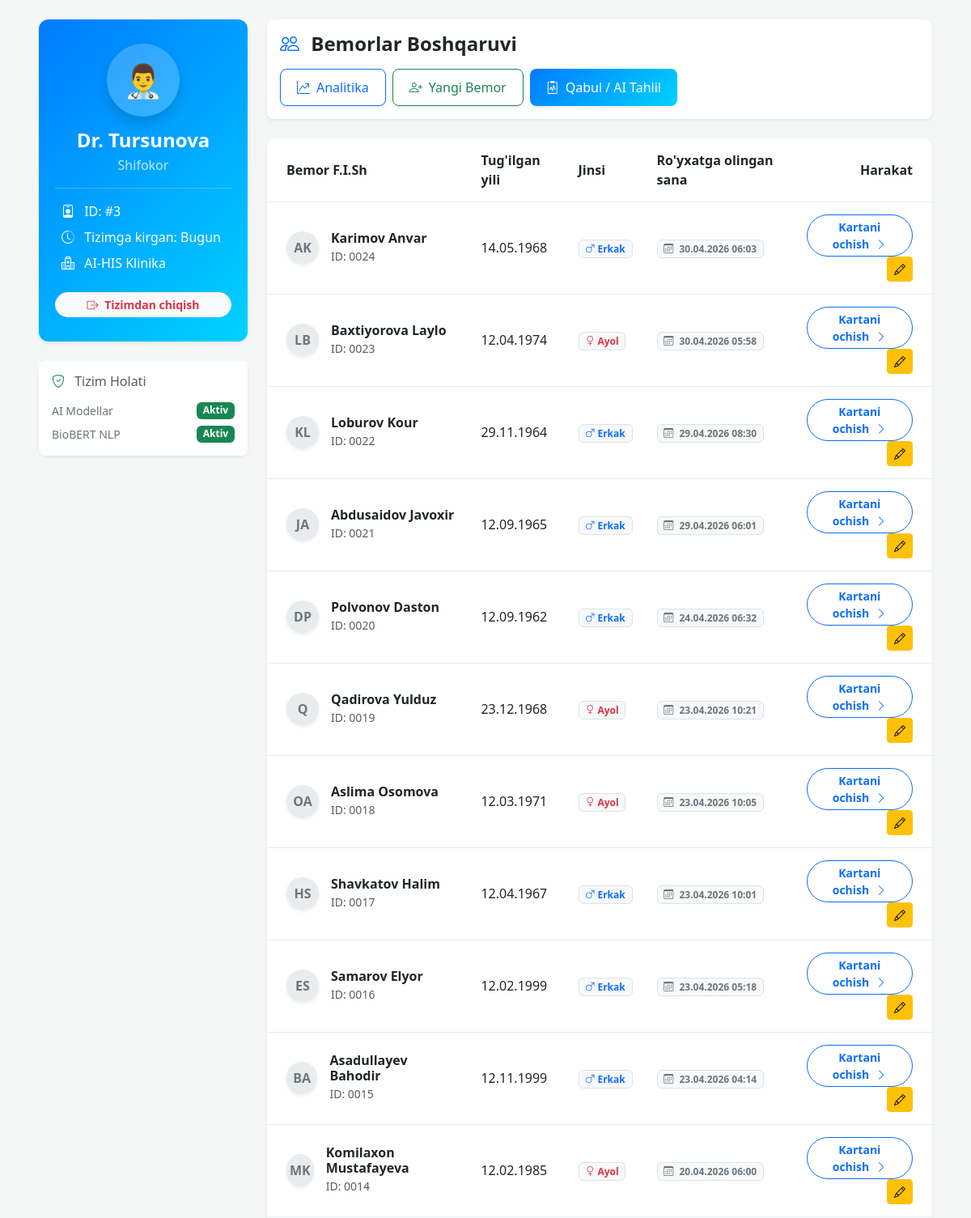
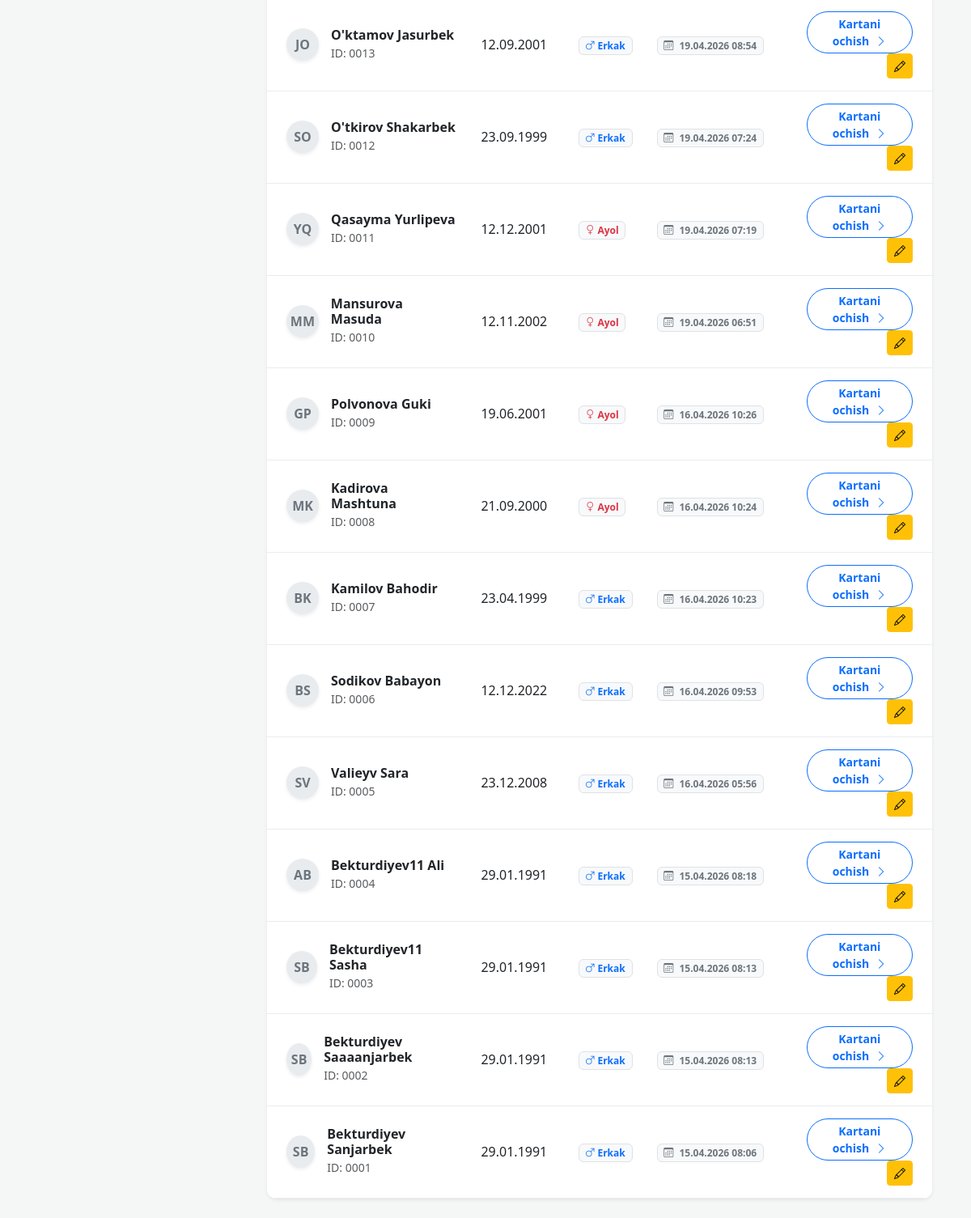
The app's page /api/v1/ehr/web/dashboard/ (signed in) with its own data (2 pictures, top to bottom).
### patients/models.py (models this page shows, shortened)
class Patient(models.Model):
    GENDER_CHOICES = (
        ('Erkak', 'Erkak'),
        ('Ayol', 'Ayol'),
    )
    user = models.OneToOneField(User, on_delete=models.SET_NULL, null=True, blank=True, verbose_name="Tizimga kirish akkaunti")
    first_name = models.CharField(max_length=50, verbose_name="Ismi")
    last_name = models.CharField(max_length=50, verbose_name="Familiyasi")
    patronymic = models.CharField(max_length=50, blank=True, null=True, verbose_name="Otasining ismi")
    gender = models.CharField(max_length=10, choices=GENDER_CHOICES, default='Erkak', verbose_name="Jinsi")
    date_of_birth = models.DateField(verbose_name="Tug'ilgan sanasi")
    created_at = models.DateTimeField(auto_now_add=True)

### patients/views.py (the view)
# urls.py: path('web/dashboard/', patient_list_view, name='patient_list'),
@login_required
def patient_list_view(request):
    role = get_user_role(request.user)
    if role in ['Super Admin', 'Moderator', 'Shifokor', 'Hamshira']:
        patients = Patient.objects.all().order_by('-created_at')
    elif role == 'Bemor':
        patients = Patient.objects.filter(user=request.user)
    else:
        patients = Patient.objects.none()
    return render(request, 'patients/patient_list.html', {'patients': patients, 'user_role': role})

### patients/views.py (called while the page is built)
def get_user_role(user):
    if user.is_superuser:
        return 'Super Admin'
    if user.groups.exists():
        return user.groups.first().name
    return 'Bemor'

### patients/templates/patients/patient_list.html (shortened to what this page needs)
<!DOCTYPE html>
<html lang="uz">
<head>
    <link href="https://cdn.jsdelivr.net/npm/bootstrap@5.3.0/dist/css/bootstrap.min.css" rel="stylesheet">
    <link rel="stylesheet" href="https://cdn.jsdelivr.net/npm/bootstrap-icons@1.10.5/font/bootstrap-icons.css">
</head>
<body>
<div class="container-fluid py-4 px-lg-5">
    <div class="row g-4">
        <div class="col-lg-3 col-md-4">
            <div class="profile-card shadow-sm mb-4">
                <div class="profile-avatar shadow">
                    {% if user_role == 'Shifokor' %}
                        👨‍⚕️
                    {% elif user_role == 'Hamshira' %}
                        👩‍⚕️
                    {% elif user_role == 'Bemor' %}
                        🧑
                    {% else %}
                        🛡️
                    {% endif %}
                </div>
                <h4 class="mb-1 fw-bold">
                    {% if user_role == 'Shifokor' %}Dr. {% endif %}{{ request.user.first_name|default:request.user.username }}
                </h4>
                <p class="mb-3 opacity-75">{{ user_role }}</p>
                <hr class="border-light opacity-25">
                <ul class="list-unstyled text-start mb-4 px-2">
                    <li class="mb-2"><i class="bi bi-person-badge me-2"></i> ID: #{{ request.user.id }}</li>
                    <li class="mb-2"><i class="bi bi-clock-history me-2"></i> Tizimga kirgan: Bugun</li>
                    <li><i class="bi bi-hospital me-2"></i> AI-HIS Klinika</li>
                </ul>
                <form action="{% url 'logout' %}" method="post">
                    <button type="submit" class="btn btn-light text-danger btn-sm w-100 rounded-pill fw-bold">
                        <i class="bi bi-box-arrow-right me-1"></i> Tizimdan chiqish
                    </button>
                </form>
            </div>
            <div class="card shadow-sm border-0">
                <div class="card-body bg-white rounded-3">
                    <h6 class="text-muted mb-3"><i class="bi bi-shield-check text-success me-2"></i> Tizim Holati</h6>
                    <div class="d-flex justify-content-between align-items-center mb-2">
                        <span class="small text-secondary">AI Modellar</span>
                        <span class="badge bg-success">Aktiv</span>
                    </div>
                    <div class="d-flex justify-content-between align-items-center">
                        <span class="small text-secondary">BioBERT NLP</span>
                        <span class="badge bg-success">Aktiv</span>
                    </div>
                </div>
            </div>
        </div>
        <div class="col-lg-9 col-md-8">
            <div class="d-flex flex-wrap gap-3 mb-4 p-3 bg-white rounded-3 shadow-sm align-items-center justify-content-between">
                <h4 class="m-0 text-dark fw-bold"><i class="bi bi-people text-primary me-2"></i> Bemorlar Boshqaruvi</h4>
                <div class="d-flex gap-2">
                    {% if user_role in 'Super Admin, Moderator, Shifokor, Bemor' %}
                    <a href="{% url 'dashboard' %}" class="btn btn-outline-primary btn-custom shadow-sm">
                        <i class="bi bi-graph-up-arrow"></i>
                        {% if user_role == 'Bemor' %}Shaxsiy Salomatlik{% else %}Analitika{% endif %}
                    </a>
                    {% endif %}
                    {% if user_role in 'Super Admin, Moderator, Shifokor, Hamshira' %}
                    <a href="{% url 'patient_create' %}" class="btn btn-outline-success btn-custom shadow-sm">
                        <i class="bi bi-person-plus"></i> Yangi Bemor
                    </a>
                    {% endif %}
                    {% if user_role in 'Super Admin, Shifokor' %}
                    <a href="{% url 'visit_create' %}" class="btn btn-primary btn-custom shadow-sm" style="background: linear-gradient(135deg, #007bff 0%, #00d2ff 100%); border: none;">
                        <i class="bi bi-clipboard2-pulse"></i> Qabul / AI Tahlil
                    </a>
                    {% endif %}
                </div>
            </div>
            <div class="card shadow-sm border-0">
                <div class="card-body p-0">
                    <div class="table-responsive table-custom m-0">
                        <table class="table mb-0 align-middle">
                            <thead>
                                <tr>
                                    <th class="ps-4">Bemor F.I.Sh</th>
                                    <th>Tug'ilgan yili</th>
                                    <th>Jinsi</th>
                                    <th>Ro'yxatga olingan sana</th>
                                    <th class="text-end pe-4">Harakat</th>
                                </tr>
                            </thead>
                            <tbody>
                                {% for patient in patients %}
                                <tr >
                                    <td class="ps-4">
                                        <div class="d-flex align-items-center">
                                            <div class="patient-avatar shadow-sm">
                                                {{ patient.first_name|first }}{{ patient.last_name|first }}
                                            </div>
                                            <div>
                                                <h6 class="m-0 text-dark fw-bold">{{ patient.last_name }} {{ patient.first_name }}</h6>
                                                <small class="text-muted">ID: {{ patient.id|stringformat:"04d" }}</small>
                                            </div>
                                        </div>
                                    </td>
                                    <td>{{ patient.date_of_birth|date:"d.m.Y" }}</td>
                                    <td>
                                        {% if patient.gender == 'Erkak' %}
                                            <span class="badge bg-light text-primary border"><i class="bi bi-gender-male"></i> Erkak</span>
                                        {% elif patient.gender == 'Ayol' %}
                                            <span class="badge bg-light text-danger border"><i class="bi bi-gender-female"></i> Ayol</span>
                                        {% endif %}
                                    </td>
                                    <td>
                                        <span class="badge bg-light text-secondary border">
                                            <i class="bi bi-calendar3 me-1"></i> {{ patient.created_at|date:"d.m.Y H:i" }}
                                        </span>
                                    </td>
                                    <td class="text-end pe-4">
                                        <a href="{% url 'patient_detail' patient.id %}" class="btn btn-sm btn-outline-primary rounded-pill px-3 fw-bold">
                                            Kartani ochish <i class="bi bi-chevron-right ms-1"></i>
                                        </a>
                                        <a href="{% url 'patient_edit' patient.id %}" class="btn btn-sm btn-warning" title="Tahrirlash">
                                    <i class="bi bi-pencil"></i>
                                </a>
                                    </td>
                                </tr>
                                {% endfor %}
                            </tbody>
                        </table>
                    </div>
                </div>
            </div>
        </div>
    </div>
</div>
</body>
</html>

### patients/templates/patients/patient_list.html (style rules this page uses)
body { background-color: #f4f7f6; font-family: 'Segoe UI', Tahoma, Geneva, Verdana, sans-serif; }
.card { border: none; border-radius: 12px; transition: transform 0.2s, box-shadow 0.2s; }
.profile-card { background: linear-gradient(135deg, #007bff 0%, #00d2ff 100%); color: white; border-radius: 12px; text-align: center; padding: 30px 20px; }
.profile-avatar { width: 90px; height: 90px; background-color: rgba(255,255,255,0.2); border-radius: 50%; display: flex; align-items: center; justify-content: center; font-size: 40px; margin: 0 auto 15px auto; }
.btn-custom { border-radius: 8px; font-weight: 500; padding: 10px 20px; display: inline-flex; align-items: center; gap: 8px; transition: all 0.3s; }
.table-custom { background: white; border-radius: 12px; overflow: hidden; }
.table-custom thead { background-color: #f8f9fa; color: #495057; font-weight: 600; }
.table-custom th, .table-custom td { padding: 15px; vertical-align: middle; border-bottom: 1px solid #e9ecef; }
.patient-avatar { width: 40px; height: 40px; background-color: #e9ecef; border-radius: 50%; display: inline-flex; align-items: center; justify-content: center; font-weight: bold; color: #6c757d; margin-right: 15px; }

### records on screen
Patient: first_name|first "A", last_name|first "K", last_name "Karimov", first_name "Anvar", id "0024", date_of_birth "14.05.1968", gender "Erkak" (drawn), created_at "30.04.2026 06:03"
Patient: first_name|first "L", last_name|first "B", last_name "Baxtiyorova", first_name "Laylo", id "0023", date_of_birth "12.04.1974", gender "Ayol" (drawn), created_at "30.04.2026 05:58"
Patient: first_name|first "K", last_name|first "L", last_name "Loburov", first_name "Kour", id "0022", date_of_birth "29.11.1964", gender "Erkak" (drawn), created_at "29.04.2026 08:30"
Patient: first_name|first "J", last_name|first "A", last_name "Abdusaidov", first_name "Javoxir", id "0021", date_of_birth "12.09.1965", gender "Erkak" (drawn), created_at "29.04.2026 06:01"
Patient: first_name|first "D", last_name|first "P", last_name "Polvonov", first_name "Daston", id "0020", date_of_birth "12.09.1962", gender "Erkak" (drawn), created_at "24.04.2026 06:32"
Patient: last_name|first "Q", last_name "Qadirova", first_name "Yulduz", id "0019", date_of_birth "23.12.1968", gender "Ayol" (drawn), created_at "23.04.2026 10:21"
Patient: first_name|first "O", last_name|first "A", last_name "Aslima", first_name "Osomova", id "0018", date_of_birth "12.03.1971", gender "Ayol" (drawn), created_at "23.04.2026 10:05"
Patient: first_name|first "H", last_name|first "S", last_name "Shavkatov", first_name "Halim", id "0017", date_of_birth "12.04.1967", gender "Erkak" (drawn), created_at "23.04.2026 10:01"
Patient: first_name|first "E", last_name|first "S", last_name "Samarov", first_name "Elyor", id "0016", date_of_birth "12.02.1999", gender "Erkak" (drawn), created_at "23.04.2026 05:18"
Patient: first_name|first "B", last_name|first "A", last_name "Asadullayev", first_name "Bahodir", id "0015", date_of_birth "12.11.1999", gender "Erkak" (drawn), created_at "23.04.2026 04:14"
Patient: first_name|first "M", last_name|first "K", last_name "Komilaxon", first_name "Mustafayeva", id "0014", date_of_birth "12.02.1985", gender "Ayol" (drawn), created_at "20.04.2026 06:00"
Patient: first_name|first "J", last_name|first "O", last_name "O'ktamov", first_name "Jasurbek", id "0013", date_of_birth "12.09.2001", gender "Erkak" (drawn), created_at "19.04.2026 08:54"
Patient: first_name|first "S", last_name|first "O", last_name "O'tkirov", first_name "Shakarbek", id "0012", date_of_birth "23.09.1999", gender "Erkak" (drawn), created_at "19.04.2026 07:24"
Patient: first_name|first "Y", last_name|first "Q", last_name "Qasayma", first_name "Yurlipeva", id "0011", date_of_birth "12.12.2001", gender "Ayol" (drawn), created_at "19.04.2026 07:19"
Patient: first_name|first "M", last_name|first "M", last_name "Mansurova", first_name "Masuda", id "0010", date_of_birth "12.11.2002", gender "Ayol" (drawn), created_at "19.04.2026 06:51"
Patient: first_name|first "G", last_name|first "P", last_name "Polvonova", first_name "Guki", id "0009", date_of_birth "19.06.2001", gender "Ayol" (drawn), created_at "16.04.2026 10:26"
Patient: first_name|first "M", last_name|first "K", last_name "Kadirova", first_name "Mashtuna", id "0008", date_of_birth "21.09.2000", gender "Ayol" (drawn), created_at "16.04.2026 10:24"
Patient: first_name|first "B", last_name|first "K", last_name "Kamilov", first_name "Bahodir", id "0007", date_of_birth "23.04.1999", gender "Erkak" (drawn), created_at "16.04.2026 10:23"
Patient: first_name|first "B", last_name|first "S", last_name "Sodikov", first_name "Babayon", id "0006", date_of_birth "12.12.2022", gender "Erkak" (drawn), created_at "16.04.2026 09:53"
Patient: first_name|first "S", last_name|first "V", last_name "Valieyv", first_name "Sara", id "0005", date_of_birth "23.12.2008", gender "Erkak" (drawn), created_at "16.04.2026 05:56"
Patient: first_name|first "A", last_name|first "B", last_name "Bekturdiyev11", first_name "Ali", id "0004", date_of_birth "29.01.1991", gender "Erkak" (drawn), created_at "15.04.2026 08:18"
Patient: first_name|first "S", last_name|first "B", last_name "Bekturdiyev11", first_name "Sasha", id "0003", date_of_birth "29.01.1991", gender "Erkak" (drawn), created_at "15.04.2026 08:13"
Patient: first_name|first "S", last_name|first "B", last_name "Bekturdiyev", first_name "Saaaanjarbek", id "0002", date_of_birth "29.01.1991", gender "Erkak" (drawn), created_at "15.04.2026 08:13"
Patient: first_name|first "S", last_name|first "B", last_name "Bekturdiyev", first_name "Sanjarbek", id "0001", date_of_birth "29.01.1991", gender "Erkak" (drawn), created_at "15.04.2026 08:06"

### other values on screen
{{ request.user.first_name|default:request.user.username }} "Tursunova"
{{ user_role }} "Shifokor"
{{ request.user.id }} "3"
